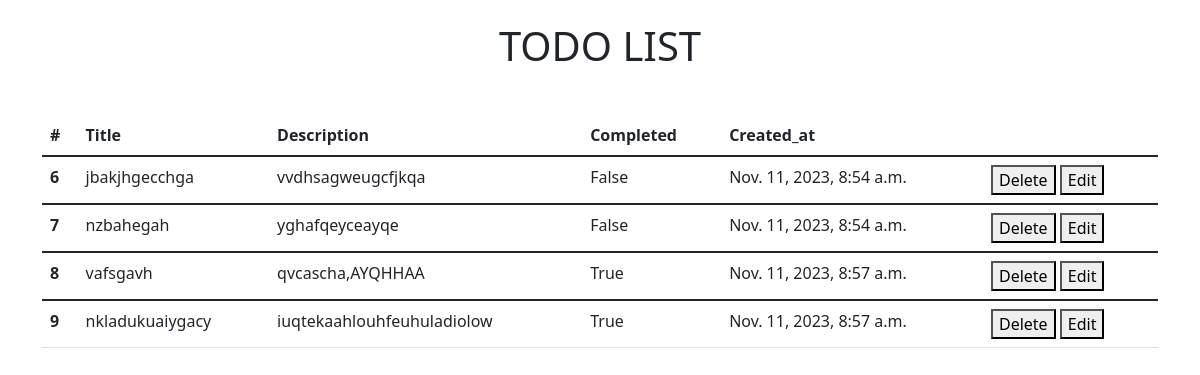
The page / on the database its author committed.
### app/models.py (models this page shows)
class Task(models.Model):
    title=models.CharField(max_length=200)
    description=models.TextField()
    completed=models.BooleanField()
    created_at=models.DateTimeField()

### app/views.py (the view)
# urls.py: path('',views.index,name='index'),
def index(request):
    pro=Task.objects.all()
    if request.method=="POST":
        if 'delete' in request.POST:
            key=request.POST.get('delete')
            fo=Task.objects.get(id=key)
            fo.delete()
    form_obj=Todo_form
    contest={}
    contest['pro']=pro
    contest['form_obj']=form_obj
    return render(request,'index.html',contest)

### app/templates/index.html (shortened to what this page needs)
{% load static %}
<!DOCTYPE html>
<html lang="en">
<head>
    <link href="https://cdn.jsdelivr.net/npm/bootstrap@5.1.3/dist/css/bootstrap.min.css" rel="stylesheet">
    <link rel="stylesheet" href="{% static 'css/index.css' %}">
</head>
<body>
    <div class="container">
        <div class="row todorow">
            <div class="col-lg column1">
                <h1>TODO LIST</h1>
            </div>
            </div>
            <table class="table">
                <thead>
                  <tr>
                    <th scope="col">#</th>
                    <th scope="col">Title</th>
                    <th scope="col">Description</th>
                    <th scope="col">Completed</th>
                    <th scope="col">Created_at</th>
                  </tr>
                </thead>
        {% for i in pro %}
            <tbody>
              <tr>
                <th scope="row">{{i.id}}</th>
                <td>{{i.title}}</td>
                <td>{{i.description}}</td>
                <td>{{i.completed}}</td>
                <td>{{i.created_at}}</td>
                <td>
                <button formnovalidate name="delete" value="{{i.id}}">Delete</button>
                <button formnovalidate name="edit">Edit</button>
                </td>
              </tr>
            </tbody>
        {% endfor %}
    </table>
</div>
</body>
</html>

### app/static/css/index.css (style rules this page uses)
.todorow .column1 h1 { text-align: center; margin-top: 2%; margin-bottom: 4%; }

### rows shown on the page
Task: id "6", title "jbakjhgecchga", description "vvdhsagweugcfjkqa", completed "False", created_at "Nov. 11, 2023, 8:54 a.m."
Task: id "7", title "nzbahegah", description "yghafqeyceayqe", completed "False", created_at "Nov. 11, 2023, 8:54 a.m."
Task: id "8", title "vafsgavh", description "qvcascha,AYQHHAA", completed "True", created_at "Nov. 11, 2023, 8:57 a.m."
Task: id "9", title "nkladukuaiygacy", description "iuqtekaahlouhfeuhuladiolow", completed "True", created_at "Nov. 11, 2023, 8:57 a.m."
